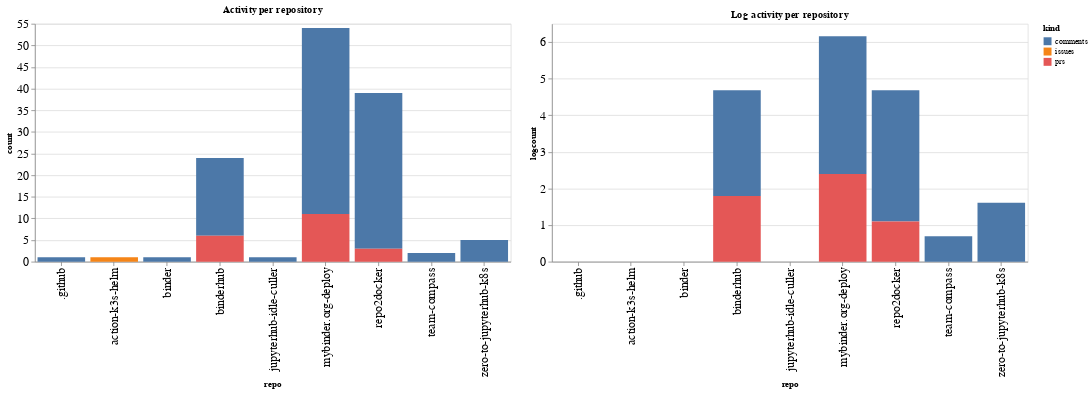

Source (notebook cell):
### Code cell
ch1 = alt.Chart(repo_summaries, width=600, title="Activity per repository").mark_bar().encode(
    x='repo',
    y='count',
    color='kind',
    tooltip="kind"
)

ch2 = alt.Chart(repo_summaries, width=600, title="Log activity per repository").mark_bar().encode(
    x='repo',
    y='logcount',
    color='kind',
    tooltip="kind"
)

ch1 | ch2

### Figure 1 — Vega-Lite specification as saved in the notebook (floating-point values rounded to 4 significant figures)
{"config": {"axisLeft": {"labelFontSize": 15}, "axisBottom": {"labelFontSize": 15}}, "hconcat": [{"mark": "bar", "encoding": {"color": {"type": "nominal", "field": "kind"}, "tooltip": {"type": "nominal", "field": "kind"}, "x": {"type": "nominal", "field": "repo"}, "y": {"type": "quantitative", "field": "count"}}, "title": "Activity per repository", "width": 600}, {"mark": "bar", "encoding": {"color": {"type": "nominal", "field": "kind"}, "tooltip": {"type": "nominal", "field": "kind"}, "x": {"type": "nominal", "field": "repo"}, "y": {"type": "quantitative", "field": "logcount"}}, "title": "Log activity per repository", "width": 600}], "data": {"name": "data-546aee0e3584082324a572ebb991fb7b"}, "$schema": "https://vega.github.io/schema/vega-lite/v4.8.1.json", "datasets": {"data-546aee0e3584082324a572ebb991fb7b": [{"repo": ".github", "kind": "comments", "count": 1, "logcount": 0.0}, {"repo": "action-k3s-helm", "kind": "issues", "count": 1, "logcount": 0.0}, {"repo": "binder", "kind": "comments", "count": 1, "logcount": 0.0}, {"repo": "binderhub", "kind": "comments", "count": 18, "logcount": 2.89}, {"repo": "binderhub", "kind": "prs", "count": 6, "logcount": 1.792}, {"repo": "jupyterhub-idle-culler", "kind": "comments", "count": 1, "logcount": 0.0}, {"repo": "mybinder.org-deploy", "kind": "comments", "count": 43, "logcount": 3.761}, {"repo": "mybinder.org-deploy", "kind": "prs", "count": 11, "logcount": 2.398}, {"repo": "repo2docker", "kind": "comments", "count": 36, "logcount": 3.584}, {"repo": "repo2docker", "kind": "prs", "count": 3, "logcount": 1.099}, {"repo": "team-compass", "kind": "comments", "count": 2, "logcount": 0.6931}, {"repo": "zero-to-jupyterhub-k8s", "kind": "comments", "count": 5, "logcount": 1.609}]}}
